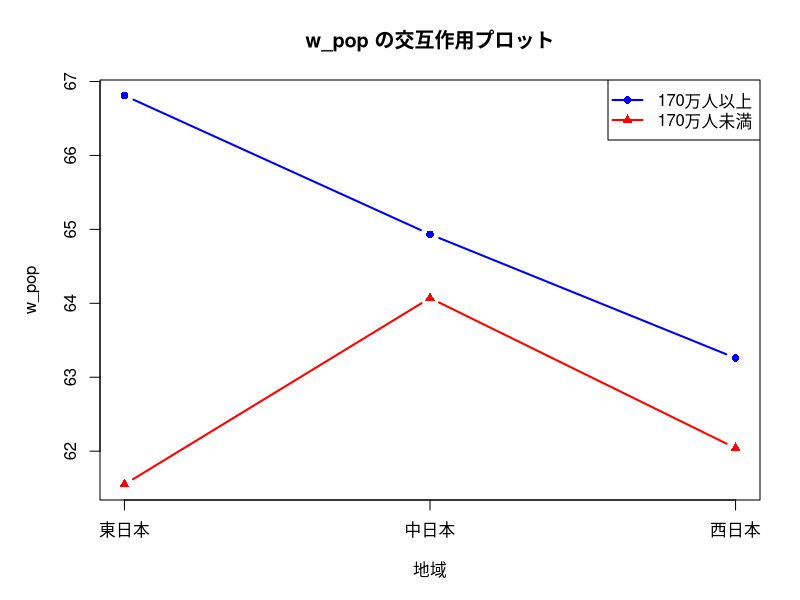

Recreate this plot in R.
# 課題③ 2要因分散分析
# 地域（東日本、中日本、西日本）と人口規模（170万人以上/未満）の
# 2つの要因が各変数に与える影響を検証

# データの読み込み
data <- read.csv("../cv.csv", header = TRUE)

cat("=================================================\n")
cat("課題③ 2要因分散分析（Two-way ANOVA）\n")
cat("要因1: 地域（area3）\n")
cat("要因2: 人口規模（170万人以上/未満）\n")
cat("=================================================\n\n")

# 人口規模の変数を作成（170万人 = 1700千人）
data$pop_category <- ifelse(data$pop >= 1700, "170万人以上", "170万人未満")

cat("人口カテゴリの分布:\n")
print(table(data$area3, data$pop_category))
cat("\n")

# 連続変数を選択（ken, area2, area3, pop以外）
continuous_vars <- names(data)[!names(data) %in% c("ken", "area2", "area3", "pop", "pop_category")]

# 結果を格納するデータフレーム
results <- data.frame(
  変数名 = character(),
  地域F値 = numeric(),
  地域p値 = numeric(),
  地域有意差 = character(),
  人口F値 = numeric(),
  人口p値 = numeric(),
  人口有意差 = character(),
  交互作用F値 = numeric(),
  交互作用p値 = numeric(),
  交互作用有意差 = character(),
  stringsAsFactors = FALSE
)

# 各変数について2要因分散分析を実行
for (var in continuous_vars) {
  cat("分析中:", var, "\n")

  # データフレームを作成
  test_data <- data.frame(
    value = data[[var]],
    area = factor(data$area3),
    pop_cat = factor(data$pop_category)
  )

  # 2要因分散分析（交互作用を含む）
  anova_result <- aov(value ~ area * pop_cat, data = test_data)
  anova_summary <- summary(anova_result)

  # 結果を取得
  area_f <- anova_summary[[1]]$`F value`[1]
  area_p <- anova_summary[[1]]$`Pr(>F)`[1]
  pop_f <- anova_summary[[1]]$`F value`[2]
  pop_p <- anova_summary[[1]]$`Pr(>F)`[2]
  inter_f <- anova_summary[[1]]$`F value`[3]
  inter_p <- anova_summary[[1]]$`Pr(>F)`[3]

  # 有意差の判定
  area_sig <- ifelse(area_p < 0.01, "**",
    ifelse(area_p < 0.05, "*", "n.s.")
  )
  pop_sig <- ifelse(pop_p < 0.01, "**",
    ifelse(pop_p < 0.05, "*", "n.s.")
  )
  inter_sig <- ifelse(inter_p < 0.01, "**",
    ifelse(inter_p < 0.05, "*", "n.s.")
  )

  # 結果を追加
  results <- rbind(results, data.frame(
    変数名 = var,
    地域F値 = area_f,
    地域p値 = area_p,
    地域有意差 = area_sig,
    人口F値 = pop_f,
    人口p値 = pop_p,
    人口有意差 = pop_sig,
    交互作用F値 = inter_f,
    交互作用p値 = inter_p,
    交互作用有意差 = inter_sig
  ))
}

# 結果を表示
print(results)

cat("\n=================================================\n")
cat("解説\n")
cat("=================================================\n")
cat("**：p < 0.01（1%水準で有意）\n")
cat("*：p < 0.05（5%水準で有意）\n")
cat("n.s.：有意差なし（not significant）\n\n")

# 地域に有意差がある変数
cat("【地域（area3）に有意差がある変数】\n")
area_sig_vars <- results[results$地域p値 < 0.05, ]
if (nrow(area_sig_vars) > 0) {
  for (i in 1:nrow(area_sig_vars)) {
    cat(sprintf("- %s (F=%.2f, p=%.4f)\n",
      area_sig_vars$変数名[i],
      area_sig_vars$地域F値[i],
      area_sig_vars$地域p値[i]
    ))
  }
} else {
  cat("なし\n")
}
cat("\n")

# 人口規模に有意差がある変数
cat("【人口規模に有意差がある変数】\n")
pop_sig_vars <- results[results$人口p値 < 0.05, ]
if (nrow(pop_sig_vars) > 0) {
  for (i in 1:nrow(pop_sig_vars)) {
    cat(sprintf("- %s (F=%.2f, p=%.4f)\n",
      pop_sig_vars$変数名[i],
      pop_sig_vars$人口F値[i],
      pop_sig_vars$人口p値[i]
    ))
  }
} else {
  cat("なし\n")
}
cat("\n")

# 交互作用がある変数
cat("【交互作用（地域×人口規模）に有意差がある変数】\n")
inter_sig_vars <- results[results$交互作用p値 < 0.05, ]
if (nrow(inter_sig_vars) > 0) {
  for (i in 1:nrow(inter_sig_vars)) {
    cat(sprintf("- %s (F=%.2f, p=%.4f)\n",
      inter_sig_vars$変数名[i],
      inter_sig_vars$交互作用F値[i],
      inter_sig_vars$交互作用p値[i]
    ))
  }
} else {
  cat("なし\n")
}
cat("\n")

# 交互作用プロットの作成
if (nrow(inter_sig_vars) > 0) {
  cat("=================================================\n")
  cat("交互作用プロットを作成します\n")
  cat("=================================================\n\n")

  # プロットディレクトリを作成
  if (!dir.exists("interaction_plots")) {
    dir.create("interaction_plots")
  }

  for (var in inter_sig_vars$変数名) {
    # 各群の平均値を計算
    means <- aggregate(data[[var]], by = list(data$area3, data$pop_category), FUN = mean)
    names(means) <- c("area", "pop_cat", "mean")

    # プロットを作成
    filename <- paste0("interaction_plots/interaction_", var, ".png")
    png(filename, width = 600, height = 400)

    par(mar = c(5, 5, 4, 2))
    plot(1:3, means[means$pop_cat == "170万人以上", "mean"],
      type = "b", col = "blue", pch = 16, lwd = 2,
      ylim = range(means$mean), xlab = "地域", ylab = var,
      main = paste(var, "の交互作用プロット"),
      xaxt = "n"
    )
    lines(1:3, means[means$pop_cat == "170万人未満", "mean"],
      type = "b", col = "red", pch = 17, lwd = 2
    )
    axis(1, at = 1:3, labels = c("東日本", "中日本", "西日本"))
    legend("topright",
      legend = c("170万人以上", "170万人未満"),
      col = c("blue", "red"), pch = c(16, 17), lwd = 2
    )

    dev.off()
    cat("  ", filename, "を作成しました。\n")
  }
}

# Excelファイルに保存
if (!require(openxlsx)) install.packages("openxlsx")
library(openxlsx)

# 既存のワークブックを読み込み（なければ新規作成）
if (file.exists("kadai3_results.xlsx")) {
  wb <- loadWorkbook("kadai3_results.xlsx")
} else {
  wb <- createWorkbook()
}

addWorksheet(wb, "2要因分散分析")
writeData(wb, "2要因分散分析", results)
setColWidths(wb, "2要因分散分析", cols = 1:10, widths = "auto")

# 交互作用プロットをExcelに追加
if (nrow(inter_sig_vars) > 0) {
  addWorksheet(wb, "交互作用プロット")
  row_position <- 1

  for (var in inter_sig_vars$変数名) {
    filename <- paste0("interaction_plots/interaction_", var, ".png")
    if (file.exists(filename)) {
      insertImage(wb, "交互作用プロット",
        file = filename,
        startRow = row_position,
        startCol = 1,
        width = 6,
        height = 4
      )
      writeData(wb, "交互作用プロット",
        x = var,
        startRow = row_position,
        startCol = 8
      )
      row_position <- row_position + 21
    }
  }
}

saveWorkbook(wb, "kadai3_results.xlsx", overwrite = TRUE)

cat("\n結果を kadai3_results.xlsx に保存しました。\n")
